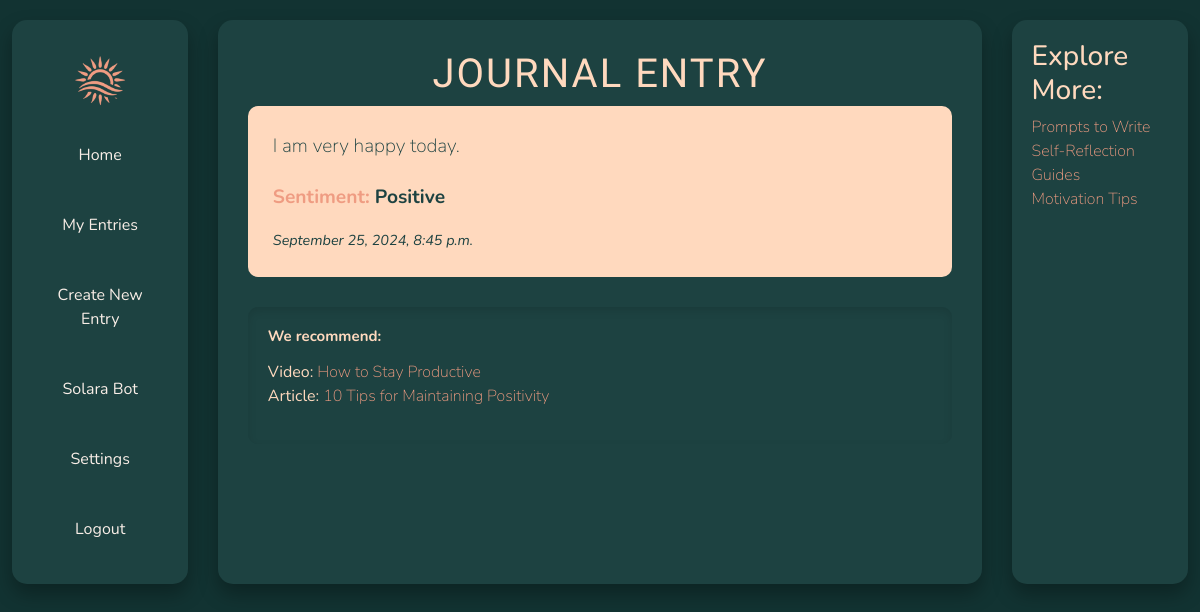
Page /journal/journal/details/1/ on the earlier database version.
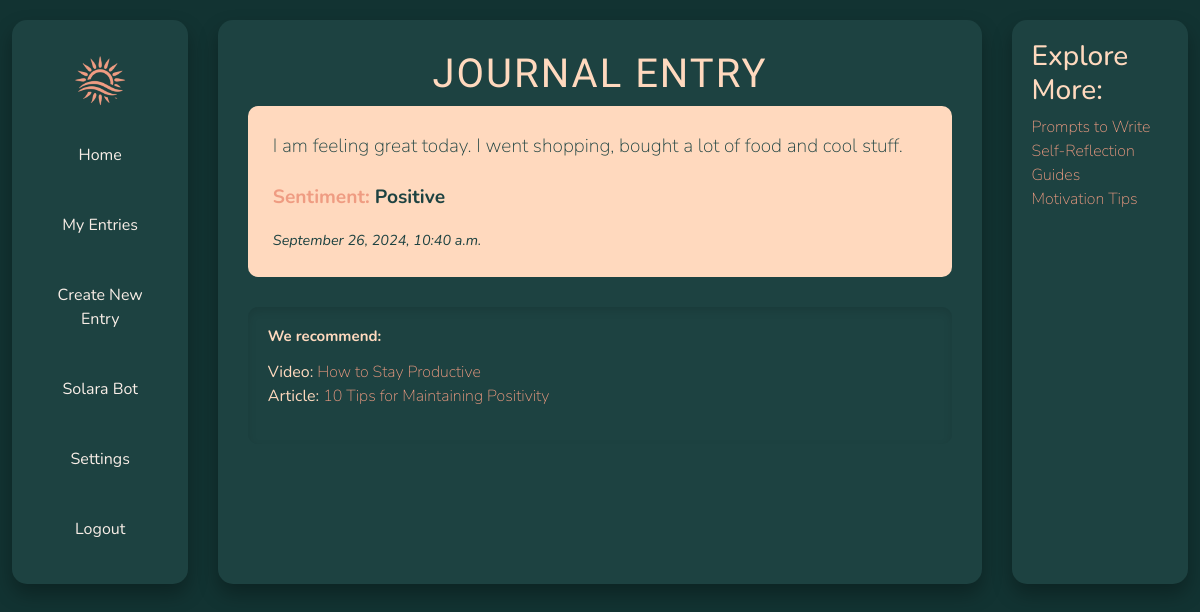
Same page on the later database version.
### journal/models.py (models this page shows, shortened)
class JournalEntry(models.Model):
    user = models.ForeignKey(User, on_delete=models.CASCADE)
    content = models.TextField()
    sentiment = models.CharField(max_length=50)
    created_at = models.DateTimeField(auto_now_add=True)
    def get_recommendations(self):
        recommendations = {
            'Positive': [
                {"type": "Video", "title": "How to Stay Productive", "link": "https://www.youtube.com/watch?v=positive_video1"},
                {"type": "Article", "title": "10 Tips for Maintaining Positivity", "link": "https://example.com/positive-article1"},
            ],
            'Negative': [
                {"type": "Video", "title": "Mindfulness Meditation", "link": "https://www.youtube.com/watch?v=negative_video1"},
                {"type": "Article", "title": "Coping with Stress", "link": "https://example.com/negative-article1"},
            ],
            'Neutral': [
                {"type": "Video", "title": "Daily Mindfulness Practices", "link": "https://www.youtube.com/watch?v=neutral_video1"},
                {"type": "Article", "title": "The Power of Calm", "link": "https://example.com/neutral-article1"},
            ]
        }
        return recommendations.get(self.sentiment, [])

### journal/views.py (the view)
# urls.py: path('journal/details/<int:entry_id>/', views.journal_details, name='journal_details'),
def journal_details(request, entry_id):
    entry = get_object_or_404(JournalEntry, id=entry_id)
    recommendations = entry.get_recommendations()
    return render(request, 'journal_details.html', {
        'entry': entry,
        'recommendations': recommendations
    })

### templates/journal_details.html
{% extends "base.html" %}
{% load static %}
{% block content %}
<div class="container-fluid journal-details-layout">
    <div class="sidebar-left">
        <a href=""><img src="{% static 'Images/logo.png' %}" alt="Logo" class="logo"></a>
        <nav class="nav flex-column">
            <a class="nav-link active" href="#">Home</a>
            <a class="nav-link" href="{% url 'my_entries' %}">My Entries</a>
            <a class="nav-link" href="{% url 'journal_entry' %}">Create New Entry</a>
            <a class="nav-link" href="{% url 'chatbot' %}">Solara Bot</a>
            <a class="nav-link" href="#">Settings</a>
            <a class="nav-link" href="{% url "logout" %}">Logout</a>
        </nav>
    </div>
    <div class="journal-content">
        <div class="header">
            <h1 class="text-center">Journal Entry</h1>
        </div>
        <div class="entry-detail">
            <p>{{ entry.content }}</p>
            <p class="sentiment">Sentiment: <span>{{ entry.sentiment }}</span></p>
            <small class="date">{{ entry.created_at|date:"F j, Y, g:i a" }}</small>
        </div>
        {% if recommendations %}
        <div class="recommendations">
            <h3>We recommend:</h3>
            <ul class="list-unstyled">
                {% for rec in recommendations %}
                <li>
                    <strong>{{ rec.type }}:</strong>
                    <a href="{{ rec.link }}" target="_blank">{{ rec.title }}</a>
                </li>
                {% endfor %}
            </ul>
        </div>
        {% endif %}
    </div>
    <div class="sidebar-right">
        <h3>Explore More:</h3>
        <ul class="list-unstyled">
            <li><a href="#">Prompts to Write</a></li>
            <li><a href="#">Self-Reflection Guides</a></li>
            <li><a href="#">Motivation Tips</a></li>
        </ul>
    </div>
</div>
{% endblock %}

### templates/base.html (shortened to what this page needs)
<!DOCTYPE html>
<html lang="en">
<head>
    {% load static %}
    {%load static%}
    <link rel="stylesheet" href = "{% static "landing_page.css" %}">
    <link rel="stylesheet" href = "{% static "authentication.css" %}">
    <link rel="stylesheet" href = "{% static "chatbot.css" %}">
    <link rel="stylesheet" href = "{% static "journal.css" %}">
    <link href="https://cdn.rawgit.com/michalsnik/aos/2.1.1/dist/aos.css" rel="stylesheet">
    <link rel="stylesheet" href="https://unpkg.com/swiper/swiper-bundle.min.css" />
    <link href="https://stackpath.bootstrapcdn.com/bootstrap/4.5.2/css/bootstrap.min.css" rel="stylesheet">
    <link href="https://cdn.jsdelivr.net/npm/bootstrap@5.3.3/dist/css/bootstrap.min.css" rel="stylesheet">
</head>
<body>
    {% block content %}{% endblock %}
</body>
</html>

### static/landing_page.css (style rules this page uses)
body { font-family: 'Nunito' !important; font-weight: 200 !important; background-color: #123332 !important; color: #f9eee7; }
.logo { width: 80px; height: auto; }
.nav-link { color:#f9eee7 !important; font-weight: 400 !important; margin-left: 30px; transition: color 0.3s ease-in-out; }

### static/chatbot.css (style rules this page uses)
::placeholder { color: #f9eee7 !important ; opacity: 0.8 !important; }

### static/journal.css (style rules this page uses)
.journal-details-layout { display: flex; justify-content: space-between; padding: 20px; color: #ffd9be; }
.sidebar-left, .sidebar-right { background-color: #1d4241; width: 15%; padding: 20px; border-radius: 15px; box-shadow: 0 10px 20px rgba(0, 0, 0, 0.3); }
.sidebar-left { text-align: center; }
.sidebar-left .nav-link { color: #ef9c82; text-decoration: none; margin: 15px 0; display: block; font-weight: bold; transition: color 0.3s ease; }
.sidebar-right h3, .sidebar-left h3 { color: #ffd9be; }
.sidebar-right a { color: #ef9c82; text-decoration: none; }
.journal-content { width: 65%; background-color: #1d4241; padding: 30px; border-radius: 15px; box-shadow: 0 10px 20px rgba(0, 0, 0, 0.3); }
.journal-content h1 { color: #ffd9be !important; font-family: "Rubik Wet Paint", system-ui; text-transform: uppercase; letter-spacing: 2px; }
.date { font-size: 0.9em; color: #1d4241; text-align: right; margin-top: 15px; font-style: italic; }
.entry-detail { background-color: #ffd9be; padding: 25px; border-radius: 10px; margin-bottom: 20px; color: #1d4241; }
.entry-detail p { font-size: 1.2rem; line-height: 1.6; }
.entry-detail .sentiment { font-weight: bold; margin-top: 20px; color: #ef9c82; }
.entry-detail .sentiment span { color: #1d4241; }
.entry-detail .date { font-size: 0.9em; color: #1d4241; }
.recommendations { background-color: #1d4241; padding: 20px; border-radius: 10px; margin-top: 30px; box-shadow: inset 0px 4px 8px rgba(0, 0, 0, 0.1); }
.recommendations h3 { color: #ffd9be; margin-bottom: 15px; font-size: 15px; font-weight: 700 !important; }
.recommendations a { color: #ef9c82; text-decoration: none; }

### templates/base.html (style rules this page uses)
* { box-sizing: border-box; margin: 0; padding: 0; }

Differences in the rows shown:
changed JournalEntry "Positive": content "I am very happy today." → "I am feeling great today. I went shopping, bought a lot of food and cool stuff."; created_at "September 25, 2024, 8:45 p.m." → "September 26, 2024, 10:40 a.m."
